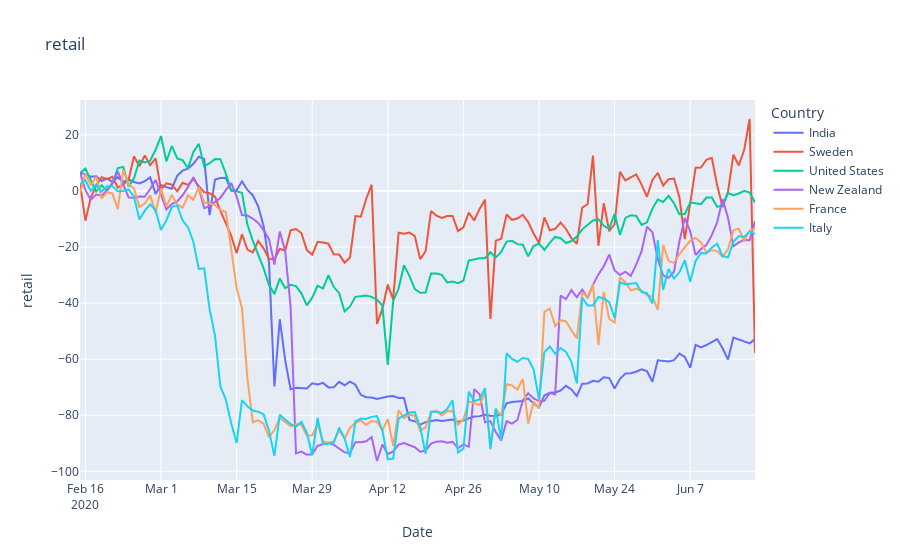

Notebook code cell kept with this figure:
### Markdown cell above
# Plot line graph

### Code cell
fig = px.line(countries, x="Date", y="retail", title='retail', color = 'Country')
fig.show()
